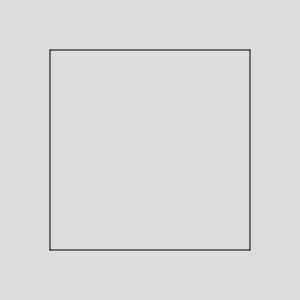
Frame 1 (no input)
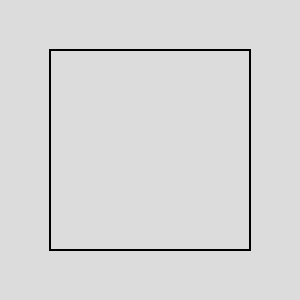
Frame 60 (no input)
Frame 120 (the mouse pressed at the canvas centre since frame 60): identical to frame 60, image omitted

The p5.js sketch that drew these frames (run headless with seeded random() and noise() and a simulated clock; from frame 60 on, the mouse is pressed at the canvas centre):

// p5.js sketch
// ── sketch.js
function setup() {
createCanvas(300, 300);
background(220);
}

function draw() {
  var sx = 50;
  var sy = 50;
  var w  = 200;
line(sx,sy,sx+w,sy);
line(sx,sy,sx,sy+w);
line(sx+w,sy,sx+w,sy+w);
line(sx,sy+w,sx+w,sy+w);
}
